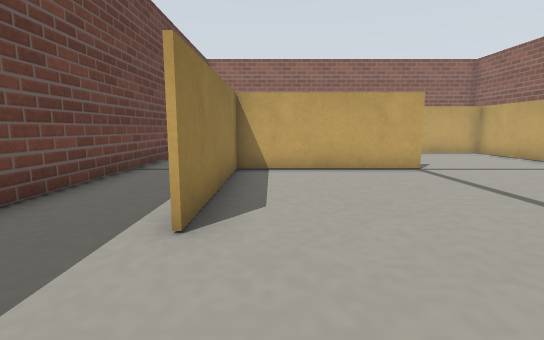
[1] (above)

14 first-person views from a walk through a robot-simulator world made for Gazebo. The camera is 0.11 m above the floor, tilts 8° down and sees 85° across. The floor is counted in squares, 0.1 m on a side. Each view is taken from the middle of a square. On the plan, view 1 faces up. The plan holds only what a view shows up to about 12 squares ahead; the rest is blank. The place goes on beyond the plan.

[2]
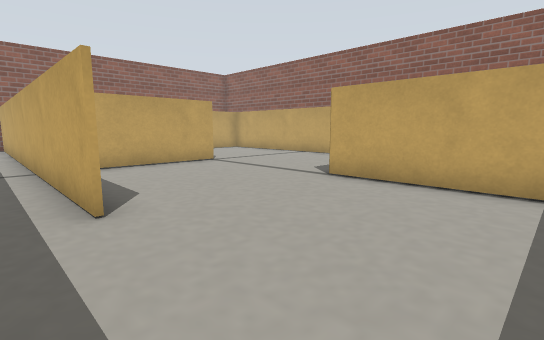

[3]
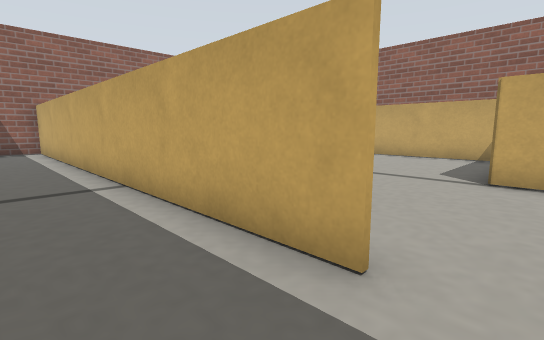

[4]
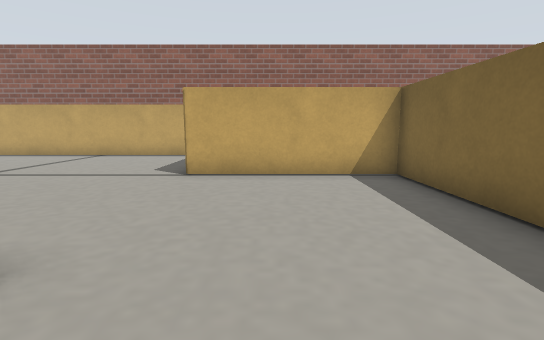

[5]
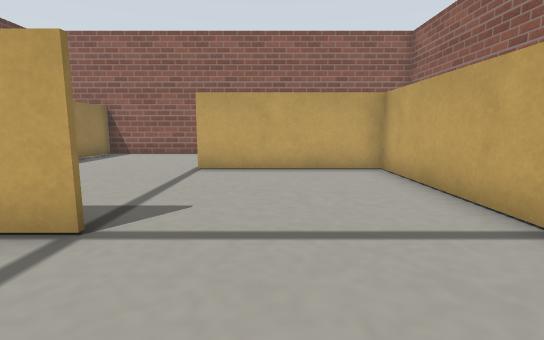

[6]
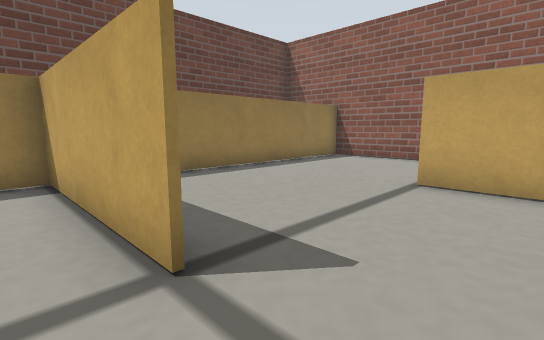

[7]
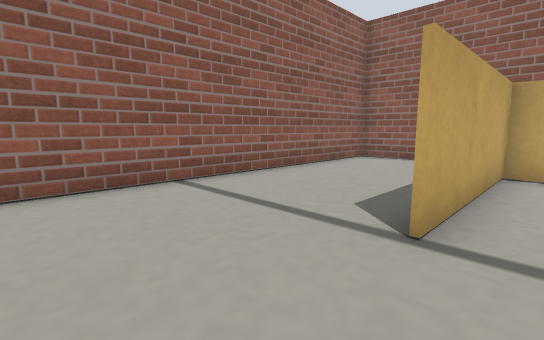

[8]
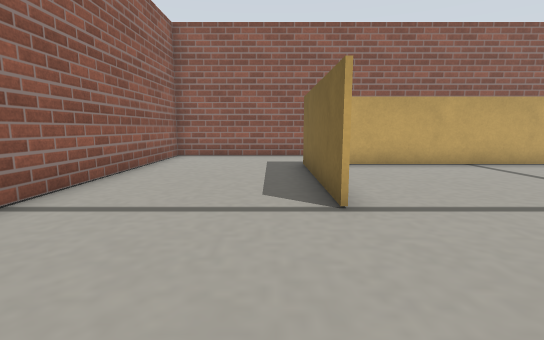

[9]
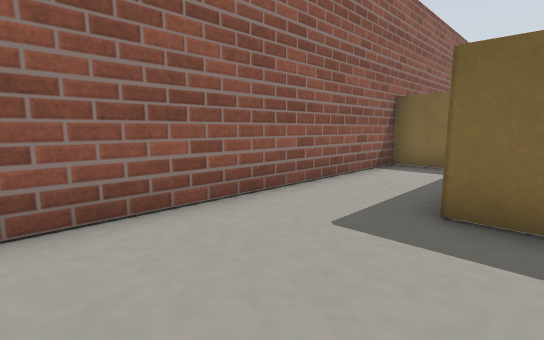

[10]
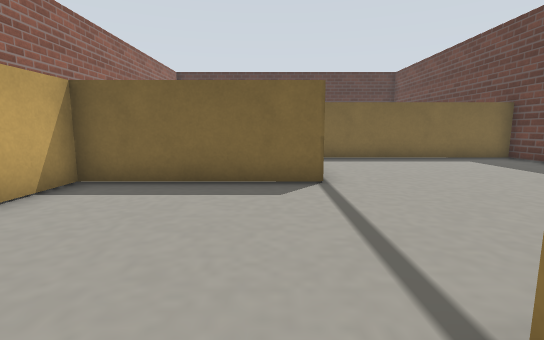

[11]
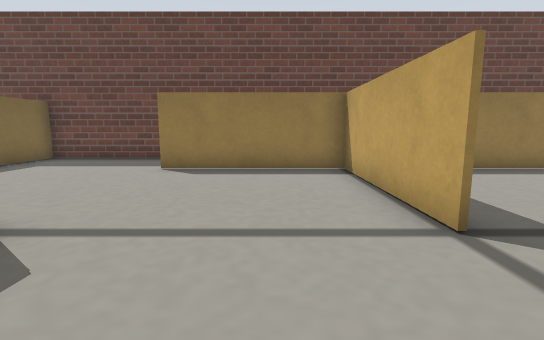

[12]
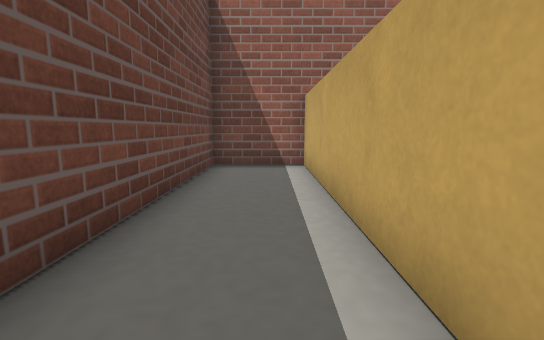

[13]
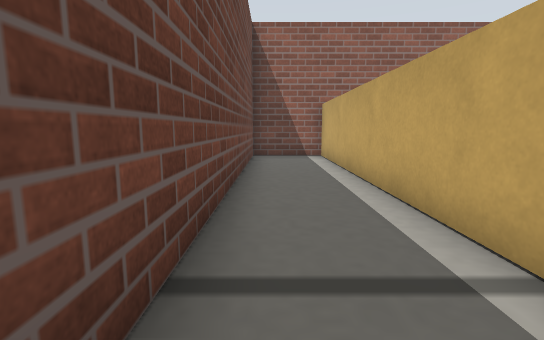

[14]
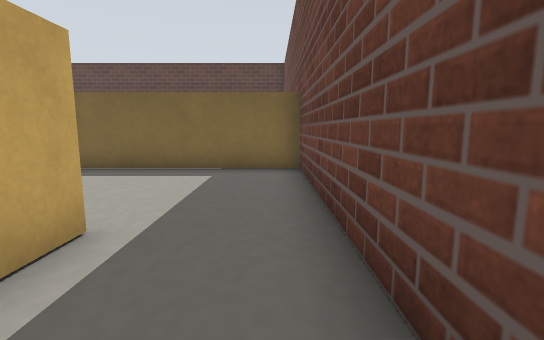

### Floor plan
Ten units are one square. View 1 is at (0, 0); x grows to the right and y downward. Boxes are objects, and circles mark ways between rooms. Rooms are numbered by the first view taken in them; rooms with no view inside come last. Other rooms are left out.
<svg viewBox="-42 -182 164 207">
<path fill="none" stroke="#000" d="M-15 20 40 20 40 -31M41 -80 -9 -80 -9 -30M-10 -29 -10 -177 -37 -177 -37 20 -15 20M40 -31 90 -31 90 -76M-9 -125 -9 -106M40 -130 91 -130M-9 -174 -9 -125M102 -80 117 -80 117 -177 -5 -177M90 -76 90 -130 40 -130"/>
<circle cx="-10" cy="-10" r="3" fill="#2a7"/>
<circle cx="40" cy="-55" r="3" fill="#2a7"/>
<circle cx="65" cy="-80" r="3" fill="#2a7"/>
<circle cx="15" cy="-130" r="3" fill="#2a7"/>
<circle cx="40" cy="-105" r="3" fill="#2a7"/>
<text x="10" y="-30">1</text>
<text x="-30" y="-80">2</text>
<text x="60" y="-60">3</text>
<text x="10" y="-110">4</text>
<text x="60" y="-150">5</text>
<text x="60" y="-100">6</text>
</svg>
Room 1 opens to room 2. Room 1 opens to room 3. Room 3 opens to room 6. Room 4 opens to room 5. Room 4 opens to room 6.

Where each view was taken, in squares from view 1:
view 1: 0 up, 0 right, facing up
view 2: 1 down, 2 left, facing up-right
view 3: 2 up, 3 left, facing up-right
view 4: 1 up, 3 left, facing right
view 5: 5 up, 6 right, facing up
view 6: 7 up, 6 right, facing up-left
view 7: 12 up, 1 right, facing up-right
view 8: 14 up, 0 right, facing right
view 9: 17 up, 8 right, facing down-right
view 10: 9 up, 5 right, facing down
view 11: 6 up, 7 right, facing left
view 12: 9 up, 2 left, facing up
view 13: 6 up, 3 left, facing up
view 14: 6 up, 3 left, facing down
